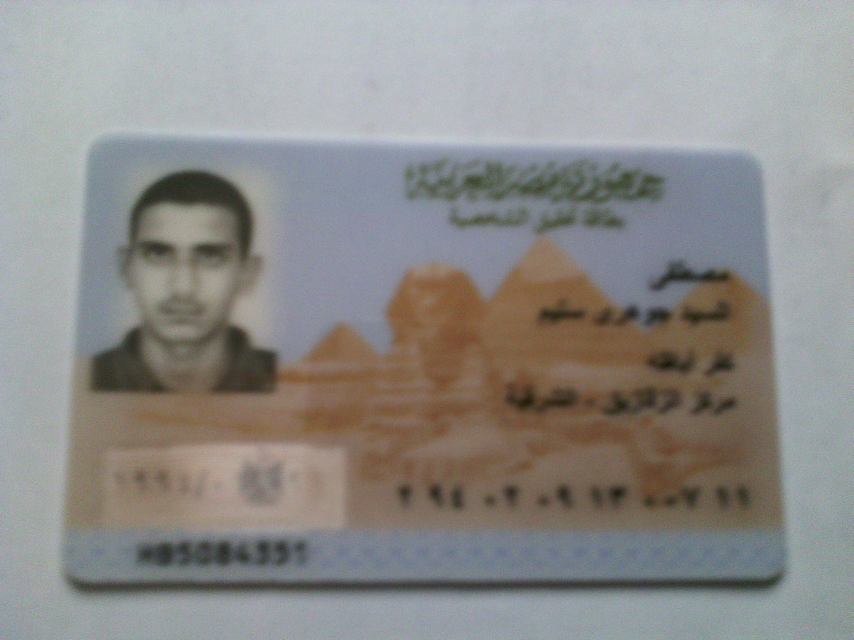
#> input picture opencv/opencv_detect/test3.jpg, 2560 x 1920 px (shown at 1/3 size)
$ python main.py
#> lines starting #> are read from the running program, lines starting #| are printed output that depends on the picture
import cv2
import numpy as np
from matplotlib import pyplot as plt

image = cv2.imread('test3.jpg')
#> image is the input picture: shape (1920, 2560, 3); mean B, G, R 137.9, 140.2, 141.7


img1=cv2.resize(image,(800,600))
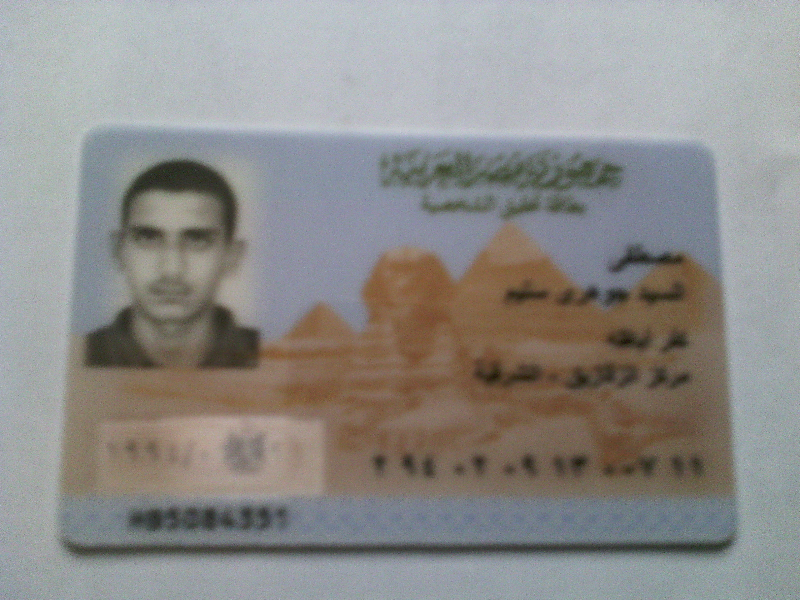
#> img1: shape (600, 800, 3); mean B, G, R 137.8, 140.1, 141.6
work_image = np.copy(img1)
gray_image = cv2.cvtColor(work_image,cv2.COLOR_RGB2GRAY)
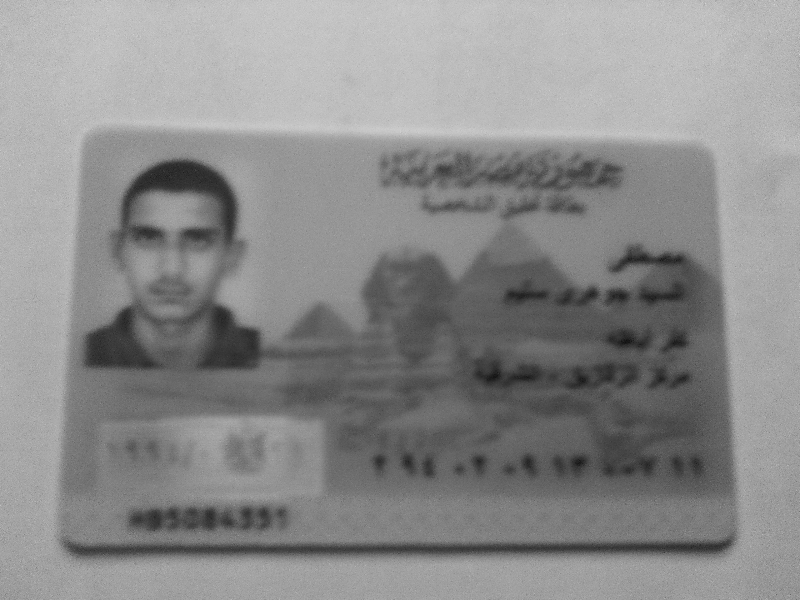
#> gray_image: shape (600, 800); min 16, max 215, mean 139.6


blur_image= cv2.GaussianBlur(gray_image,(5,5),0)

canny_image = cv2.Canny(blur_image,1,40)
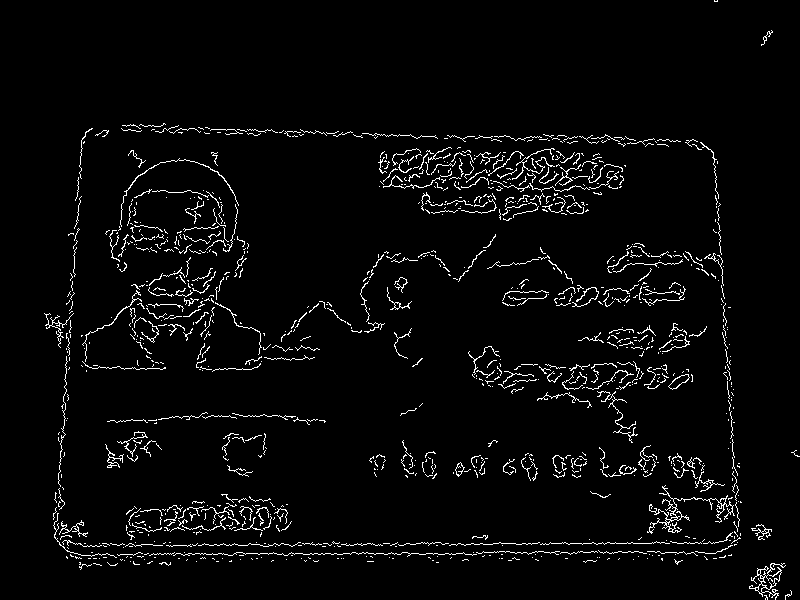
#> canny_image: shape (600, 800); 3.4% white in thin lines or dots

#test = gray_image - blur_image

cv2.imshow("myimage",canny_image)
#plt.imshow(image)
#plt.imshow(canny_image)
#plt.xticks([]), plt.yticks([])  # for remove x and y
plt.show()
cv2.waitKey(0)

$ run again, with opencv/opencv_detect/image.jpg copied over opencv/opencv_detect/test3.jpg
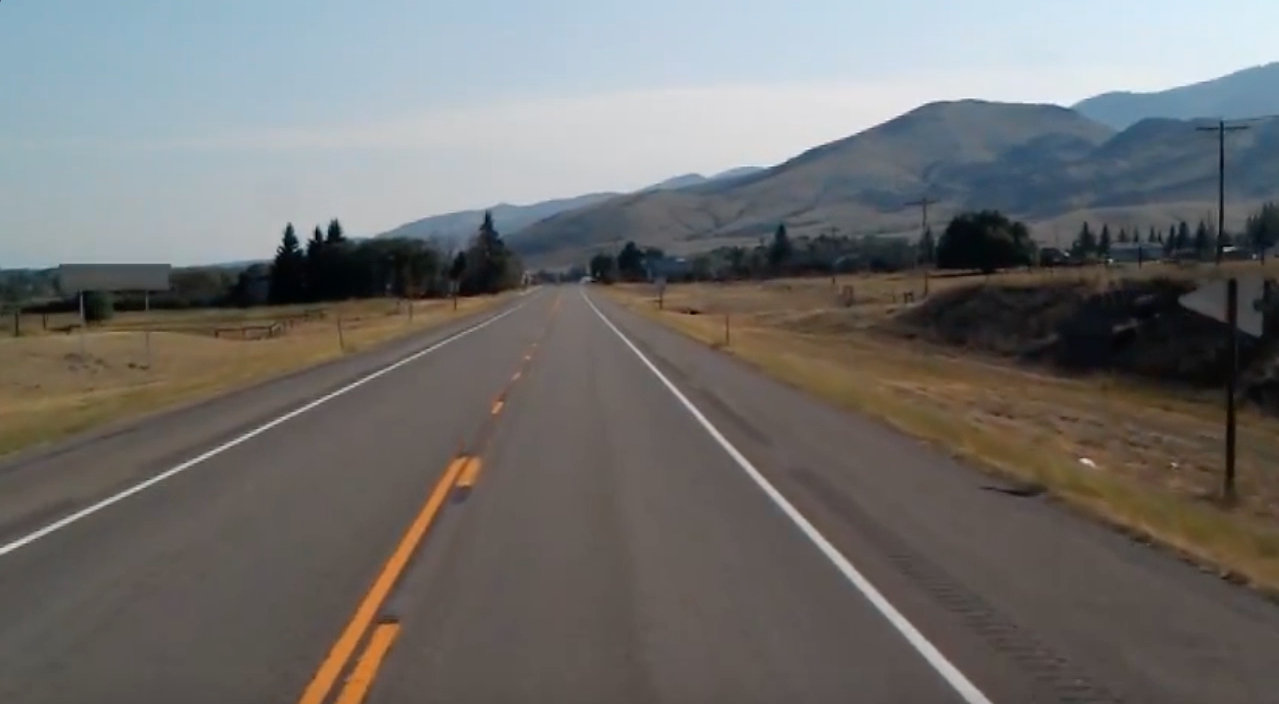
#> input picture opencv/opencv_detect/image.jpg, 1279 x 704 px
#> image is the input picture: shape (704, 1279, 3); mean B, G, R 109.7, 111.3, 112.3
#> `gray_image = cv2.cvtColor(work_image,cv2.COLOR_RGB2GRAY)`:
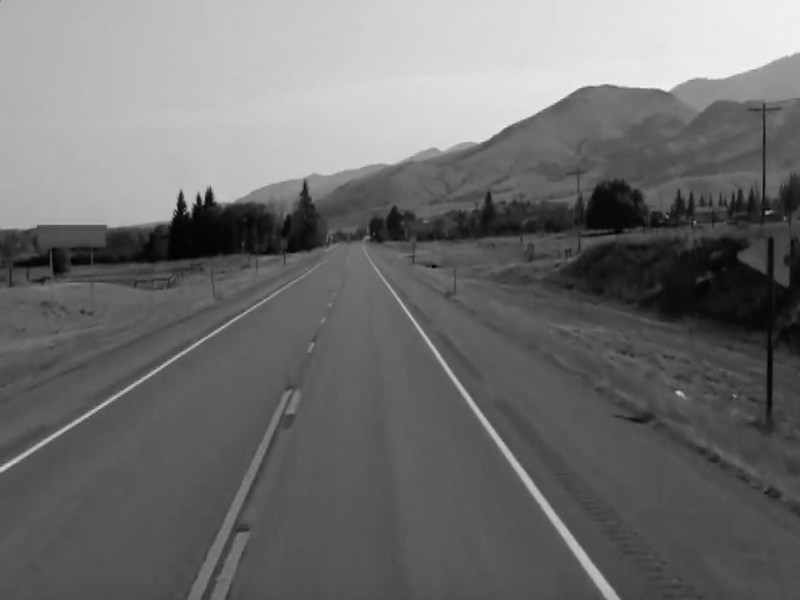
#> gray_image: shape (600, 800); min 2, max 244, mean 110.8
#> `canny_image = cv2.Canny(blur_image,1,40)`:
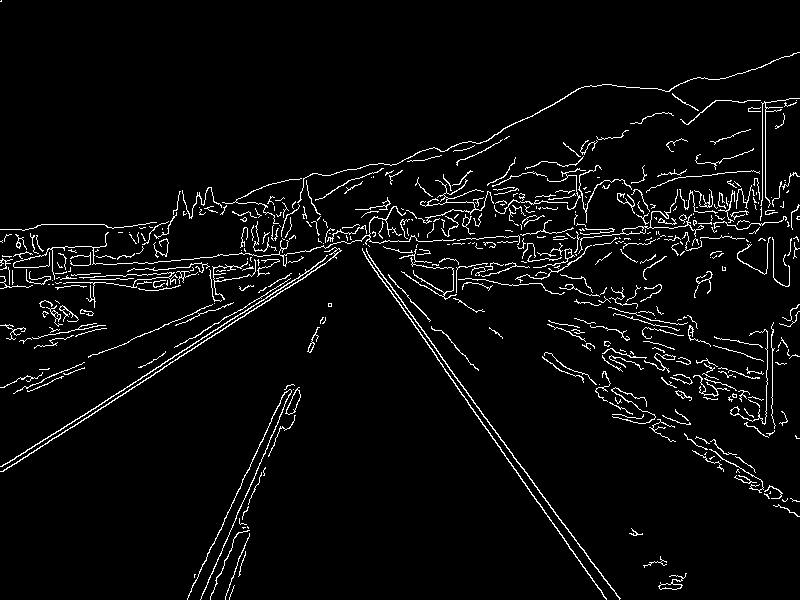
#> canny_image: shape (600, 800); 4.2% white in thin lines or dots

$ run again, with opencv/opencv_detect/p.jpg copied over opencv/opencv_detect/test3.jpg
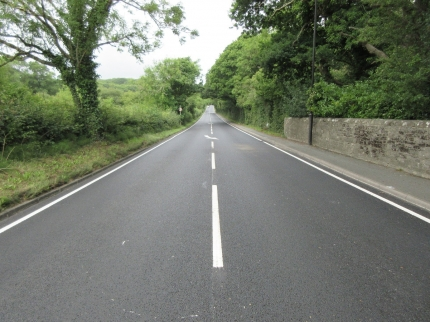
#> input picture opencv/opencv_detect/p.jpg, 430 x 322 px
#> image is the input picture: shape (322, 430, 3); mean B, G, R 108.7, 122.8, 116.3
#> `gray_image = cv2.cvtColor(work_image,cv2.COLOR_RGB2GRAY)`:
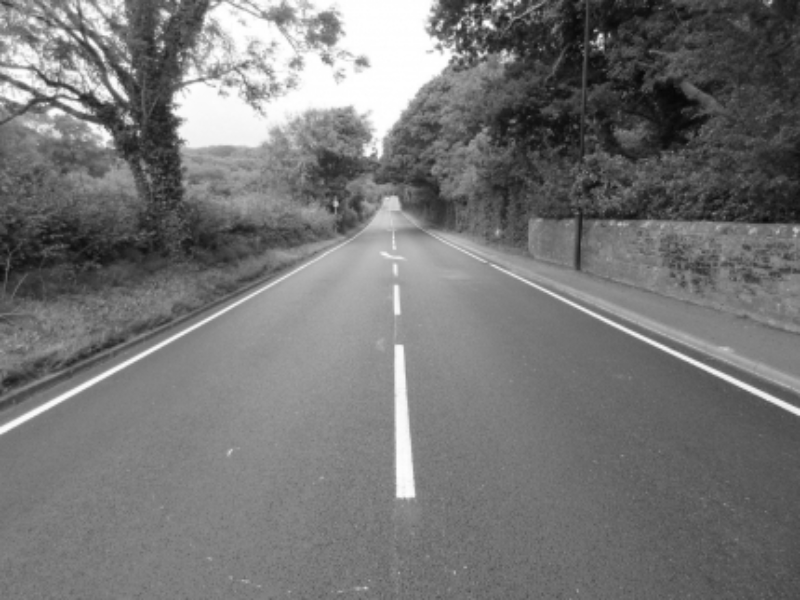
#> gray_image: shape (600, 800); min 6, max 255, mean 117.6
#> `canny_image = cv2.Canny(blur_image,1,40)`:
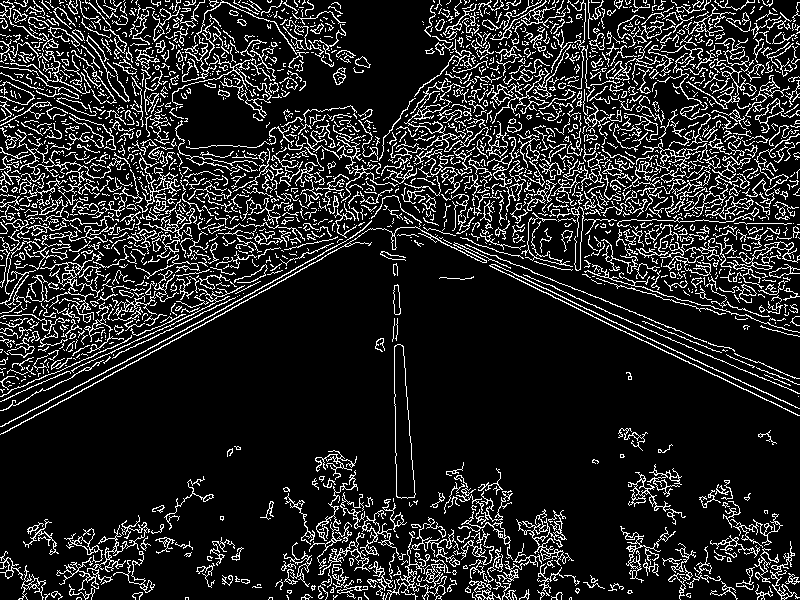
#> canny_image: shape (600, 800); 14.5% white in thin lines or dots

$ run again, with opencv/opencv_detect/p2.jpg copied over opencv/opencv_detect/test3.jpg
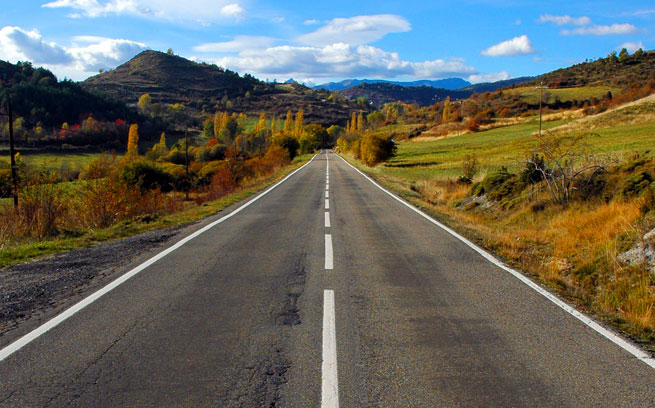
#> input picture opencv/opencv_detect/p2.jpg, 655 x 408 px
#> image is the input picture: shape (408, 655, 3); mean B, G, R 90.7, 101.4, 101.5
#> `gray_image = cv2.cvtColor(work_image,cv2.COLOR_RGB2GRAY)`:
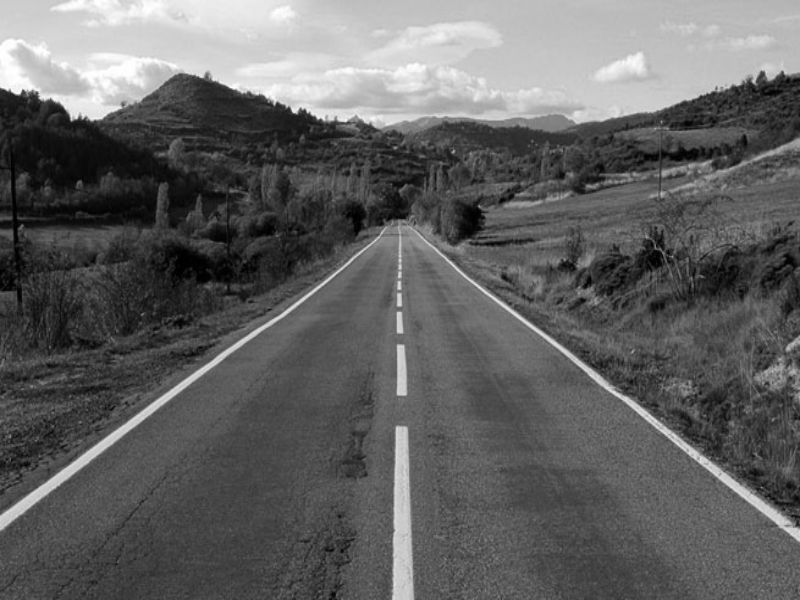
#> gray_image: shape (600, 800); min 0, max 255, mean 98.1
#> `canny_image = cv2.Canny(blur_image,1,40)`:
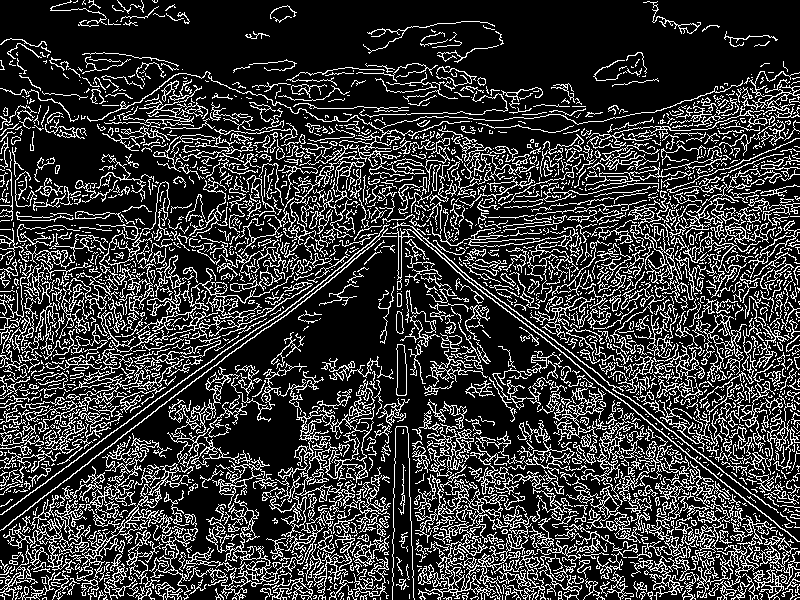
#> canny_image: shape (600, 800); 21.8% white in thin lines or dots
